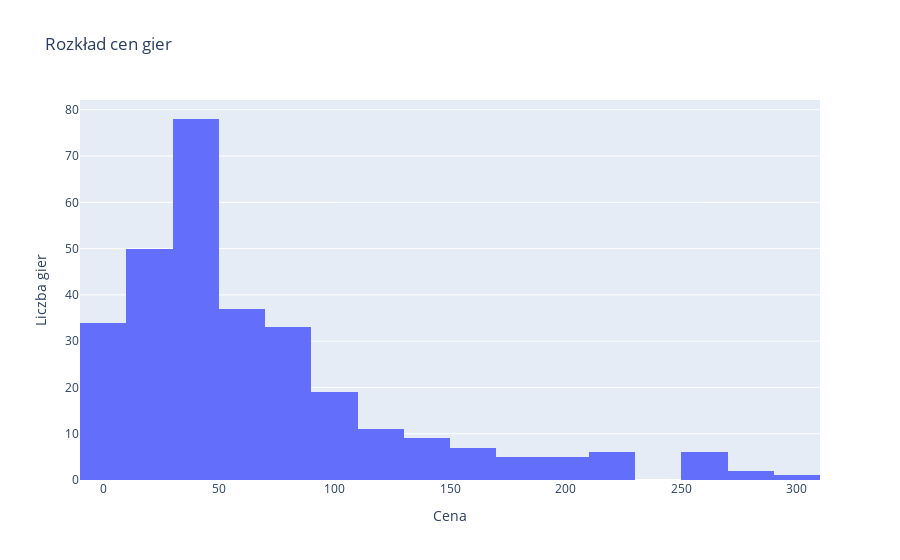

Notebook source saved alongside this figure:
### Code cell
import plotly.express as px

fig = px.histogram(df, x='Cena', nbins=20, title='Rozkład cen gier')
fig.update_layout(xaxis_title='Cena', yaxis_title='Liczba gier')
fig.show()

### Figure 1 — Plotly figure (JSON) as saved in the notebook; plotly's stock layout.template omitted (floating-point values rounded to 4 significant figures; data arrays with more than 128 entries replaced by an {"elided": "..."} marker saying what was removed)
{"data": [{"alignmentgroup": "True", "bingroup": "x", "hovertemplate": "Cena=%{x}<br>count=%{y}<extra></extra>", "legendgroup": "", "marker": {"color": "#636efa", "pattern": {"shape": ""}}, "name": "", "nbinsx": 20, "offsetgroup": "", "orientation": "v", "showlegend": false, "type": "histogram", "x": {"elided": "303 float values"}, "xaxis": "x", "yaxis": "y"}], "layout": {"barmode": "relative", "legend": {"tracegroupgap": 0}, "title": {"text": "Rozkład cen gier"}, "xaxis": {"anchor": "y", "domain": [0, 1], "title": {"text": "Cena"}}, "yaxis": {"anchor": "x", "domain": [0, 1], "title": {"text": "Liczba gier"}}}}
